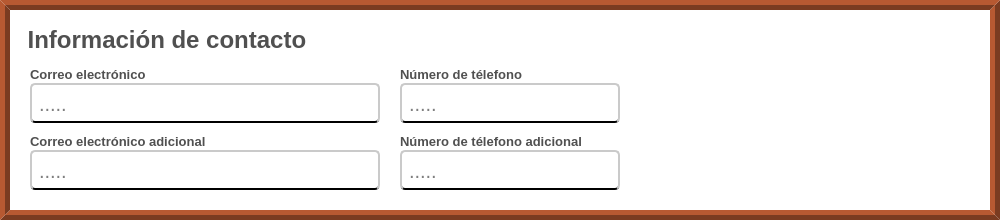
              <widget class="QFrame" name="info_contactos">
               <property name="sizePolicy">
                <sizepolicy hsizetype="Preferred" vsizetype="Preferred">
                 <horstretch>0</horstretch>
                 <verstretch>0</verstretch>
                </sizepolicy>
               </property>
               <property name="minimumSize">
                <size>
                 <width>1000</width>
                 <height>220</height>
                </size>
               </property>
               <property name="styleSheet">
                <string notr="true">QFrame{
	background-color: rgb(255, 255, 255);
	border:10px ridge rgb(122, 59, 33);
}</string>
               </property>
               <property name="frameShape">
                <enum>QFrame::NoFrame</enum>
               </property>
               <property name="frameShadow">
                <enum>QFrame::Raised</enum>
               </property>
               <layout class="QVBoxLayout" name="verticalLayout_9">
                <property name="topMargin">
                 <number>20</number>
                </property>
                <item>
                 <widget class="QLabel" name="label_titulo_del_segmento_info_contacto">
                  <property name="maximumSize">
                   <size>
                    <width>16777215</width>
                    <height>20</height>
                   </size>
                  </property>
                  <property name="font">
                   <font>
                    <family>Arial</family>
                    <pointsize>18</pointsize>
                    <weight>75</weight>
                    <bold>true</bold>
                   </font>
                  </property>
                  <property name="styleSheet">
                   <string notr="true">QLabel{
	
	
	color: rgb(80, 80, 80);
	border:none;
	border-color: #ffffff;


}
</string>
                  </property>
                  <property name="text">
                   <string> Información de contacto</string>
                  </property>
                  <property name="scaledContents">
                   <bool>false</bool>
                  </property>
                 </widget>
                </item>
                <item>
                 <widget class="QFrame" name="espacio_para_preguntas_2">
                  <property name="styleSheet">
                   <string notr="true">border-radius:0px;
/*border:1px solid;*/
border:none;</string>
                  </property>
                  <property name="frameShape">
                   <enum>QFrame::NoFrame</enum>
                  </property>
                  <property name="frameShadow">
                   <enum>QFrame::Raised</enum>
                  </property>
                  <layout class="QGridLayout" name="gridLayout_4">
                   <property name="horizontalSpacing">
                    <number>20</number>
                   </property>
                   <property name="verticalSpacing">
                    <number>10</number>
                   </property>
                   <item row="0" column="0">
                    <layout class="QVBoxLayout" name="verticalLayout_22">
                     <property name="spacing">
                      <number>0</number>
                     </property>
                     <item alignment="Qt::AlignLeft">
                      <widget class="QLabel" name="label_correo_electronico">
                       <property name="maximumSize">
                        <size>
                         <width>16777215</width>
                         <height>20</height>
                        </size>
                       </property>
                       <property name="font">
                        <font>
                         <family>Arial</family>
                         <pointsize>10</pointsize>
                         <weight>75</weight>
                         <bold>true</bold>
                        </font>
                       </property>
                       <property name="styleSheet">
                        <string notr="true">QLabel{
		
	color: rgb(80, 80, 80);

	border-color: #ffffff;


}
</string>
                       </property>
                       <property name="text">
                        <string>Correo electrónico</string>
                       </property>
                       <property name="scaledContents">
                        <bool>false</bool>
                       </property>
                      </widget>
                     </item>
                     <item alignment="Qt::AlignLeft">
                      <widget class="QLineEdit" name="input_correo_electronico">
                       <property name="sizePolicy">
                        <sizepolicy hsizetype="Fixed" vsizetype="Fixed">
                         <horstretch>0</horstretch>
                         <verstretch>20</verstretch>
                        </sizepolicy>
                       </property>
                       <property name="minimumSize">
                        <size>
                         <width>350</width>
                         <height>40</height>
                        </size>
                       </property>
                       <property name="font">
                        <font>
                         <family>Arial</family>
                         <pointsize>15</pointsize>
                        </font>
                       </property>
                       <property name="styleSheet">
                        <string notr="true">QLineEdit{
	
	background-color: rgb(255, 255, 255);
	border-radius:5px;
	padding-left: 5px;
 padding-right:5px;
	padding-top:1px;
	border-bottom:2px solid black  ;
	border-top: 2px solid rgb(202, 202, 202);
	border-left: 2px solid rgb(202, 202, 202);
	border-right: 2px solid rgb(202, 202, 202);

}

QLineEdit:focus{

	border: 2px solid rgb(17, 192, 255)



}
</string>
                       </property>
                       <property name="placeholderText">
                        <string>.....</string>
                       </property>
                      </widget>
                     </item>
                    </layout>
                   </item>
                   <item row="1" column="1">
                    <layout class="QVBoxLayout" name="verticalLayout_21">
                     <property name="spacing">
                      <number>0</number>
                     </property>
                     <item>
                      <widget class="QLabel" name="label_numero_de_telefono_adicional">
                       <property name="maximumSize">
                        <size>
                         <width>16777215</width>
                         <height>20</height>
                        </size>
                       </property>
                       <property name="font">
                        <font>
                         <family>Arial</family>
                         <pointsize>10</pointsize>
                         <weight>75</weight>
                         <bold>true</bold>
                        </font>
                       </property>
                       <property name="styleSheet">
                        <string notr="true">QLabel{
		
	color: rgb(80, 80, 80);

	border-color: #ffffff;


}
</string>
                       </property>
                       <property name="text">
                        <string>Número de télefono adicional</string>
                       </property>
                       <property name="scaledContents">
                        <bool>false</bool>
                       </property>
                      </widget>
                     </item>
                     <item>
                      <widget class="QLineEdit" name="input_numero_de_telefono_adicional">
                       <property name="sizePolicy">
                        <sizepolicy hsizetype="Fixed" vsizetype="Fixed">
                         <horstretch>0</horstretch>
                         <verstretch>20</verstretch>
                        </sizepolicy>
                       </property>
                       <property name="minimumSize">
                        <size>
                         <width>220</width>
                         <height>40</height>
                        </size>
                       </property>
                       <property name="font">
                        <font>
                         <family>Arial</family>
                         <pointsize>15</pointsize>
                        </font>
                       </property>
                       <property name="styleSheet">
                        <string notr="true">QLineEdit{
	
	background-color: rgb(255, 255, 255);
	border-radius:5px;
	padding-left: 5px;
 padding-right:5px;
	padding-top:1px;
	border-bottom:2px solid black  ;
	border-top: 2px solid rgb(202, 202, 202);
	border-left: 2px solid rgb(202, 202, 202);
	border-right: 2px solid rgb(202, 202, 202);

}

QLineEdit:focus{

	border: 2px solid rgb(17, 192, 255)



}
</string>
                       </property>
                       <property name="placeholderText">
                        <string>.....</string>
                       </property>
                      </widget>
                     </item>
                    </layout>
                   </item>
                   <item row="0" column="1">
                    <layout class="QVBoxLayout" name="verticalLayout_23">
                     <property name="spacing">
                      <number>0</number>
                     </property>
                     <item>
                      <widget class="QLabel" name="label_numero_de_telefono">
                       <property name="maximumSize">
                        <size>
                         <width>16777215</width>
                         <height>20</height>
                        </size>
                       </property>
                       <property name="font">
                        <font>
                         <family>Arial</family>
                         <pointsize>10</pointsize>
                         <weight>75</weight>
                         <bold>true</bold>
                        </font>
                       </property>
                       <property name="styleSheet">
                        <string notr="true">QLabel{
		
	color: rgb(80, 80, 80);

	border-color: #ffffff;


}
</string>
                       </property>
                       <property name="text">
                        <string>Número de télefono</string>
                       </property>
                       <property name="scaledContents">
                        <bool>false</bool>
                       </property>
                      </widget>
                     </item>
                     <item>
                      <widget class="QLineEdit" name="input_numero_de_telefono">
                       <property name="sizePolicy">
                        <sizepolicy hsizetype="Fixed" vsizetype="Fixed">
                         <horstretch>0</horstretch>
                         <verstretch>20</verstretch>
                        </sizepolicy>
                       </property>
                       <property name="minimumSize">
                        <size>
                         <width>220</width>
                         <height>40</height>
                        </size>
                       </property>
                       <property name="font">
                        <font>
                         <family>Arial</family>
                         <pointsize>15</pointsize>
                        </font>
                       </property>
                       <property name="styleSheet">
                        <string notr="true">QLineEdit{
	
	background-color: rgb(255, 255, 255);
	border-radius:5px;
	padding-left: 5px;
 padding-right:5px;
	padding-top:1px;
	border-bottom:2px solid black  ;
	border-top: 2px solid rgb(202, 202, 202);
	border-left: 2px solid rgb(202, 202, 202);
	border-right: 2px solid rgb(202, 202, 202);

}

QLineEdit:focus{

	border: 2px solid rgb(17, 192, 255)



}
</string>
                       </property>
                       <property name="placeholderText">
                        <string>.....</string>
                       </property>
                      </widget>
                     </item>
                    </layout>
                   </item>
                   <item row="1" column="0">
                    <layout class="QVBoxLayout" name="verticalLayout_33">
                     <property name="spacing">
                      <number>0</number>
                     </property>
                     <item alignment="Qt::AlignLeft">
                      <widget class="QLabel" name="label_correo_electronico_adicional">
                       <property name="maximumSize">
                        <size>
                         <width>16777215</width>
                         <height>20</height>
                        </size>
                       </property>
                       <property name="font">
                        <font>
                         <family>Arial</family>
                         <pointsize>10</pointsize>
                         <weight>75</weight>
                         <bold>true</bold>
                        </font>
                       </property>
                       <property name="styleSheet">
                        <string notr="true">QLabel{
		
	color: rgb(80, 80, 80);

	border-color: #ffffff;


}
</string>
                       </property>
                       <property name="text">
                        <string>Correo electrónico adicional</string>
                       </property>
                       <property name="scaledContents">
                        <bool>false</bool>
                       </property>
                      </widget>
                     </item>
                     <item alignment="Qt::AlignLeft">
                      <widget class="QLineEdit" name="input_correo_electronico_adicional">
                       <property name="sizePolicy">
                        <sizepolicy hsizetype="Fixed" vsizetype="Fixed">
                         <horstretch>0</horstretch>
                         <verstretch>20</verstretch>
                        </sizepolicy>
                       </property>
                       <property name="minimumSize">
                        <size>
                         <width>350</width>
                         <height>40</height>
                        </size>
                       </property>
                       <property name="font">
                        <font>
                         <family>Arial</family>
                         <pointsize>15</pointsize>
                        </font>
                       </property>
                       <property name="styleSheet">
                        <string notr="true">QLineEdit{
	
	background-color: rgb(255, 255, 255);
	border-radius:5px;
	padding-left: 5px;
 padding-right:5px;
	padding-top:1px;
	border-bottom:2px solid black  ;
	border-top: 2px solid rgb(202, 202, 202);
	border-left: 2px solid rgb(202, 202, 202);
	border-right: 2px solid rgb(202, 202, 202);

}

QLineEdit:focus{

	border: 2px solid rgb(17, 192, 255)



}
</string>
                       </property>
                       <property name="placeholderText">
                        <string>.....</string>
                       </property>
                      </widget>
                     </item>
                    </layout>
                   </item>
                   <item row="0" column="2">
                    <spacer name="horizontalSpacer">
                     <property name="orientation">
                      <enum>Qt::Horizontal</enum>
                     </property>
                     <property name="sizeHint" stdset="0">
                      <size>
                       <width>40</width>
                       <height>20</height>
                      </size>
                     </property>
                    </spacer>
                   </item>
                  </layout>
                 </widget>
                </item>
               </layout>
              </widget>
